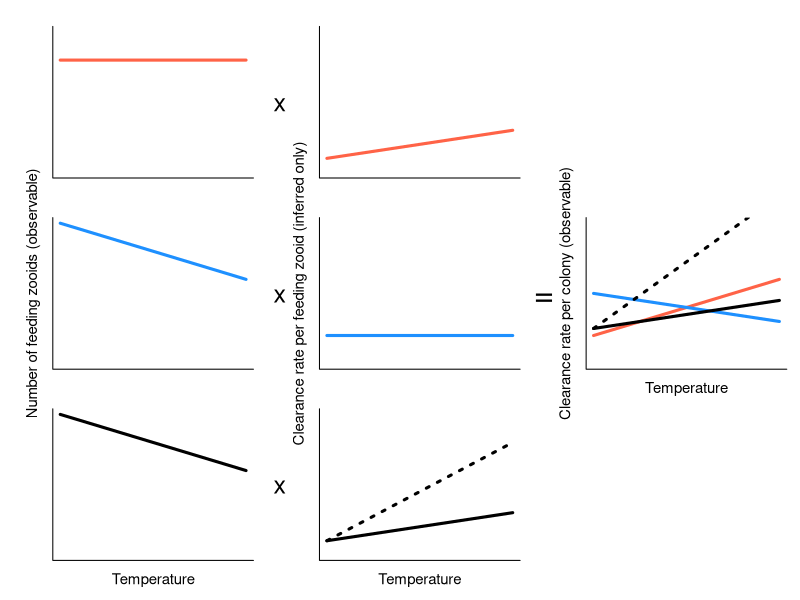

The R source for this figure:
### This code produces Figure 4 in the manuscript: 
### Powell, JA and  SC Burgess. How modularity and heterotrophy complicate the understanding of the causes of thermal performance curves: the case of feeding rate in a filter feeding animal
# Code finalized Mar 2024
# Any comments or error reporting, please contact Jackson Powell. jacksonpowell129@gmail.com

# R Version 4.3.1 (2023-06-16 ucrt) -- "Beagle Scouts"

# Set up data
mouths <- c(100, 60) # number of mouths, approximate based on Fig 3a x Fig 3b
rate <- c(0.5, 1.5) # per zooid, approximate based on Fig 2b
ratef <- c(0.5, 4) # per feeding zooid, approximate based on Fig 2c


# Prepare Figure 4 
windows(width = 4,height = 4) # use "quartz()" on Mac

par(mfrow = c(3, 3), mar = c(2, 4, 1, 1), oma = c(1, 0, 1, 0))

# Set up figure parameters
xlims <- c(17, 33)
rate.ylims <- c(0, 5)
mouths.ylims <- c(0, 100)
cex <- 0.9
cex.axis <- 0.8
lwd <- 3


# Row 1
plot(1, type="n", las = 1,bty = "l",  xaxt = "n", yaxt = "n", xlab = "", ylab = "",
     xlim = xlims, ylim = mouths.ylims, cex.axis = cex.axis)
lines(xlims, rep(mean(mouths), 2), col = "tomato", lwd = lwd)

plot(1, type = "n", las = 1,bty = "l",  xaxt = "n", yaxt = "n", xlab="", ylab = "",
     xlim = xlims, ylim = rate.ylims, cex.axis = cex.axis)
lines(xlims, c(rate[1], rate[2]), col = "tomato", lwd = lwd)
mtext(side=2,"x", line = 2.5, cex = 1.5,las=1)

plot(1, type = "n", bty = "n", xaxt = "n", yaxt = "n", xlab = "", ylab  = "")

# Row 2
plot(1, type = "n", las = 1, bty = "l",  xaxt = "n", yaxt = "n", xlab="", ylab = "",
     xlim = xlims, ylim = mouths.ylims, cex.axis = cex.axis)
lines(xlims, c(mouths[1], mouths[2]), col = "dodgerblue", lwd = lwd)
mtext("Number of feeding zooids (observable)", side = 2, line = 1, cex = cex)


plot(1, type = "n", las = 1, bty = "l", xaxt = "n", yaxt = "n", xlab = "", ylab = "",
     xlim = xlims, ylim = rate.ylims, cex.axis = cex.axis)
lines(xlims, rep(mean(rate), 2), col = "dodgerblue", lwd = lwd)
mtext("Clearance rate per feeding zooid (inferred only)", side = 2, line = 1, cex = cex)
mtext(side = 2,"x", line = 2.5, cex = 1.5,las=1)

plot(1, type = "n", las = 1, bty = "l", xaxt = "n", yaxt = "n", xlab = "", ylab  = "",
     xlim = xlims, ylim = c(0,200), cex.axis  = cex.axis)

lines(xlims, mean(mouths) * c(rate[1], rate[2]), col = "tomato", lwd = lwd)
lines(xlims, c(mouths[1], mouths[2]) * mean(rate), col = "dodgerblue", lwd = lwd)
lines(xlims, c(mouths[1], mouths[2]) * c(rate[1], rate[2]), col = "black", lwd = lwd)
lines(xlims, c(mouths[1], mouths[2]) * c(ratef[1], ratef[2]), col = "black", lwd = lwd, lty = 3)

mtext("Clearance rate per colony (observable)", side = 2, line = 1, cex = cex)
mtext(side = 2, "=", line = 2.5, cex = 2, las = 1)
# Add x-axis label
mtext("Temperature", side = 1, line = 1, cex = cex)

# Row 3 
plot(1, type = "n", las = 1, bty = "l", xaxt = "n", yaxt = "n", xlab="", ylab = "",
     xlim = xlims, ylim = mouths.ylims, cex.axis = cex.axis)
lines(xlims, c(mouths[1], mouths[2]), lwd = lwd)
# Add x-axis label
mtext("Temperature", side = 1, line = 1, cex = cex)

plot(1, type="n", las = 1,bty = "l",  xaxt = "n", yaxt = "n", xlab="", ylab = "",
     xlim = xlims, ylim = rate.ylims, cex.axis = cex.axis)
lines(xlims, c(rate[1], rate[2]), lwd = lwd)
lines(xlims, c(ratef[1], ratef[2]), lwd = lwd, lty = 3)

mtext(side = 2,"x", line = 2.5, cex = 1.5, las = 1)
# Add x-axis label
mtext("Temperature", side = 1, line = 1, cex = cex)

plot(1, type = "n", bty = "n", xaxt = "n", yaxt = "n", xlab = "", ylab  = "")


